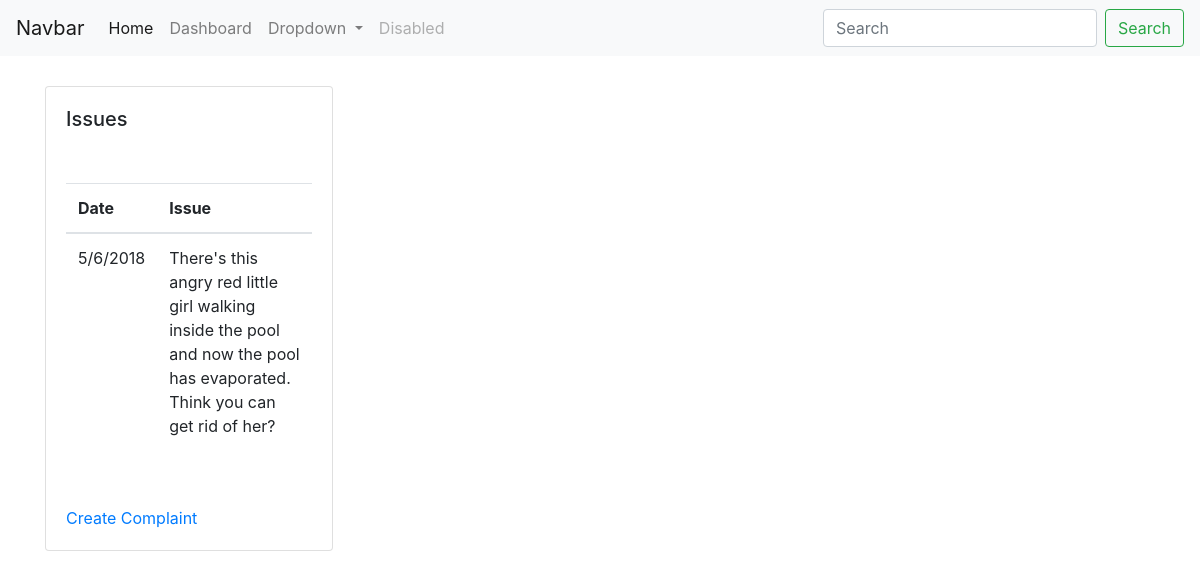
The page /tenantlistcomplaints.php on the database its author committed.
### tables this page shows
CREATE TABLE `Complaint` (
  `Complaint_Number` int,
  `Complaint_ID` mediumint(8) unsigned NOT NULL auto_increment,
  `Complaint_Issue` text default NULL,
  `Complaint_Day` int unsigned default 1,
  `Complaint_Month` int unsigned default 1,
  `Complaint_Year` int unsigned default 2000,
  `Complaint_Resolved` bit default 0  ,

  PRIMARY KEY (`Complaint_ID`)
) AUTO_INCREMENT=1;

### tenantlistcomplaints.php (the view, shortened to what this page needs)
<!DOCTYPE html>
<html>
<head>
	<link rel="stylesheet" href="https://stackpath.bootstrapcdn.com/bootstrap/4.1.3/css/bootstrap.min.css">
</head>
<?php
	$servername = "localhost";
	$username = "root";
	$password = "";
	$dbname = "landlord";
	$conn = new mysqli($servername, $username, $password, $dbname);
	 mysqli_select_db($conn, $dbname) or die( mysqli_error($conn));
?>
<body>
	<nav class="navbar navbar-expand-lg navbar-light bg-light" style="margin-bottom:30px">
	  <a class="navbar-brand" href="#">Navbar</a>
	  <div class="collapse navbar-collapse" id="navbarSupportedContent">
	    <ul class="navbar-nav mr-auto">
	      <li class="nav-item active">
	        <a class="nav-link" href="#">Home <span class="sr-only">(current)</span></a>
	      </li>
	      <li class="nav-item">
	        <a class="nav-link" href="#" onclick="tenantdashboard();">Dashboard</a>
	      </li>
	      <li class="nav-item dropdown">
	        <a class="nav-link dropdown-toggle" href="#" id="navbarDropdown" role="button" data-toggle="dropdown" aria-haspopup="true" aria-expanded="false">
	          Dropdown
	        </a>
	      </li>
	      <li class="nav-item">
	        <a class="nav-link disabled" href="#">Disabled</a>
	      </li>
	    </ul>
	    <form class="form-inline my-2 my-lg-0">
	      <input class="form-control mr-sm-2" type="search" placeholder="Search" aria-label="Search">
	      <button class="btn btn-outline-success my-2 my-sm-0" type="submit">Search</button>
	    </form>
	  </div>
	</nav>
	<div class="container">
  		<div class="row">
  			<div class="col">
		<div class="card" style="width: 18rem;">
	  <div class="card-body">
	    <h5 class="card-title">Issues</h5>
	  </div>
	  	<div class="card-body">
		<table class="table">
		  <thead>
		    <tr>
		      <th scope="col">Date</th>
		      <th scope="col">Issue</th>
		    </tr>
		  </thead>
		  <tbody>
		  	<?php
				$sql = "SELECT Complaint_Issue, Complaint_Day, Complaint_Month, Complaint_Year, Complaint_Resolved FROM Complaint";
				$result = $conn->query($sql);
				if ($result->num_rows > 0) {
				    while($row = $result->fetch_assoc()) {
				        $complaintissue = $row["Complaint_Issue"];
				        $complaintday = $row["Complaint_Day"];
				        $complaintmonth = $row["Complaint_Month"];
				        $complaintyear = $row["Complaint_Year"];
				    	echo '<tr>';
					      echo '<td>' . $complaintday . '/'  . $complaintmonth . '/' . $complaintyear  .  '</td>';
					      echo '<td>' .  $complaintissue .  '</td>';
					    echo '</tr>';
				    }
				} else {
				    echo "0 results";
				}
		    ?>
		  </tbody>
		</table>
		</div>
		  <div class="card-body">
	    <a href="#" class="card-link" onclick="createcomplaint();">Create Complaint</a>
		  </div>
		</div>
			</div>
		</div>
	</div>
</body>
</html>

### rows shown on the page
complaint: Complaint_Day "5", Complaint_Month "6", Complaint_Year "2018", Complaint_Issue "There's this angry red little girl walking inside the pool and now the pool has evaporated. Think you can get rid of her?"
